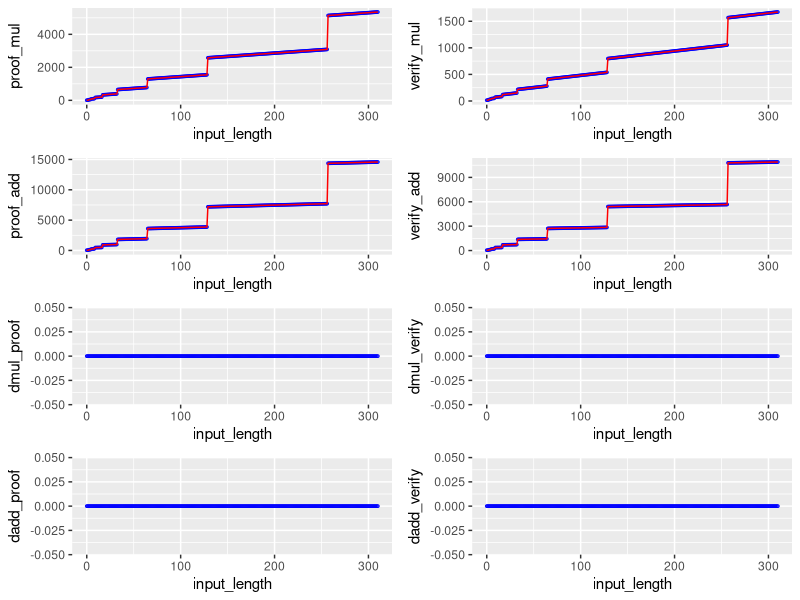
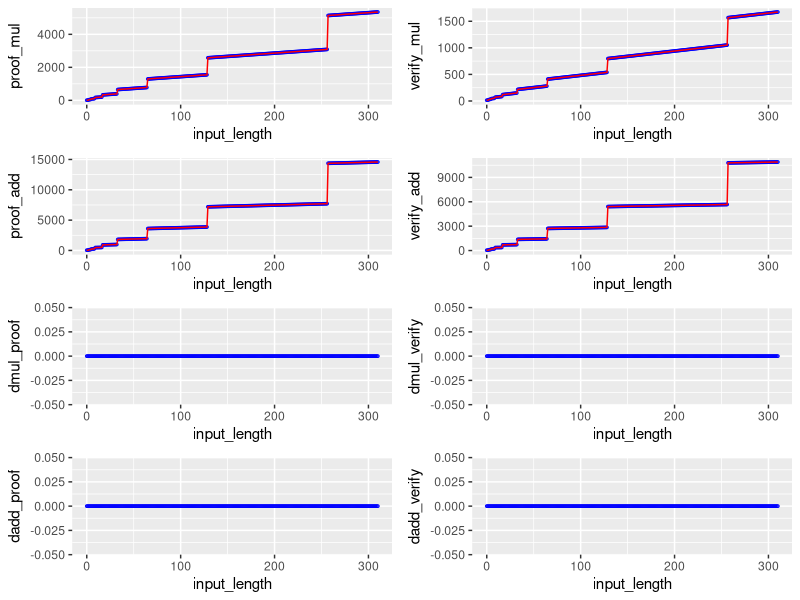

Write R code to recreate these figures, in order.
# Load tidyverse libraries
library(cowplot)
library(tidyverse)

nextpow2 <- function(x) {
    if (is.null(x) || length(x) == 0) return(c())
    if (!is.numeric(x) && !is.complex(x))
        stop("Argument 'x' must be a numeric/complex vector/matrix.")

    x[x == 0] <- 1
    return(ceiling(log2(abs(x))))
}

# Read the CSV file with semicolons delimiter
# data <- read_delim("proof_analysis.txt", delim = ";", col_names = c("input_length", "proof_add", "proof_mul"), show_col_types = FALSE) %>% dplyr::mutate(
#     log_length = ceiling(ifelse(.data$input_length > 0, log2(abs(.data$input_length)), 0))
# ) %>% select(input_length, log_length, proof_add, proof_mul)

data <- read_csv("complexity.csv", show_col_types = FALSE) %>% dplyr::mutate(
    log_length = ceiling(ifelse(.data$input_length > 0, log2(abs(.data$input_length)), 0))
)

f_proof_mul <- Vectorize(function(x)
    -1 + 4 * x + 8 * 2^nextpow2(x) + 2 * nextpow2(x)
)

f_proof_add <- Vectorize(function(x)
    7 + 4 * x + 26 * 2^nextpow2(x) + 2 * nextpow2(x)
)

f_verify_mul <- Vectorize(function(x)
    12 + 2 * x + 2 * 2^nextpow2(x) + 2 * nextpow2(x)
)

f_verify_add <- Vectorize(function(x)
    17 + 2 * x + 20 * 2^nextpow2(x) + 2 * nextpow2(x)
)

x_vals <- seq(0, max(data$input_length), 1)
proof_mul <- tibble(x = x_vals, y = f_proof_mul(x_vals)) %>% rename(input_length = x, proof_n_mul = y)
proof_add <- tibble(x = x_vals, y = f_proof_add(x_vals)) %>% rename(input_length = x, proof_n_add = y)
verify_mul <- tibble(x = x_vals, y = f_verify_mul(x_vals)) %>% rename(input_length = x, verify_n_mul = y)
verify_add <- tibble(x = x_vals, y = f_verify_add(x_vals)) %>% rename(input_length = x, verify_n_add = y)

data <- data %>%
  inner_join(proof_add, by = join_by(input_length)) %>%
  inner_join(proof_mul, by = join_by(input_length)) %>%
  inner_join(verify_add, by = join_by(input_length)) %>%
  inner_join(verify_mul, by = join_by(input_length)) %>%
  mutate(
    dadd_proof = proof_add - proof_n_add,
    dmul_proof = proof_mul - proof_n_mul,
    dadd_verify = verify_add - verify_n_add,
    dmul_verify = verify_mul - verify_n_mul
  )

p_add <- ggplot(data, aes(x = input_length, y = proof_add)) +
  geom_point(shape = 1, size=.6, color="blue") +
  geom_line(aes(x = input_length, y = proof_n_add), color="red")

p_mul <- ggplot(data, aes(x = input_length, y = proof_mul)) +
  geom_point(shape = 1, size=.6, color="blue") +
  geom_line(aes(x = input_length, y = proof_n_mul), color="red")

v_add <- ggplot(data, aes(x = input_length, y = verify_add)) +
  geom_point(shape = 1, size=.6, color="blue") +
  geom_line(aes(x = input_length, y = verify_n_add), color="red")

v_mul <- ggplot(data, aes(x = input_length, y = verify_mul)) +
  geom_point(shape = 1, size=.6, color="blue") +
  geom_line(aes(x = input_length, y = verify_n_mul), color="red")

p_dadd <- ggplot(data, aes(x = input_length, y = dadd_proof)) +
  geom_point(shape = 1, size=.6, color="blue")

p_dmul <- ggplot(data, aes(x = input_length, y = dmul_proof)) +
  geom_point(shape = 1, size=.6, color="blue")

v_dadd <- ggplot(data, aes(x = input_length, y = dadd_verify)) +
  geom_point(shape = 1, size=.6, color="blue")

v_dmul <- ggplot(data, aes(x = input_length, y = dmul_verify)) +
  geom_point(shape = 1, size=.6, color="blue")

plot_grid(
  p_mul, v_mul,
  p_add, v_add,
  p_dmul, v_dmul,
  p_dadd, v_dadd,
  align = "v",
  nrow = 4,
  ncol = 2
)
ggsave("complexity.png", width = 20, height = 20, units = "cm")

summary(data$dmul_proof)
summary(data$dadd_proof)
summary(data$dmul_verify)
summary(data$dadd_verify)